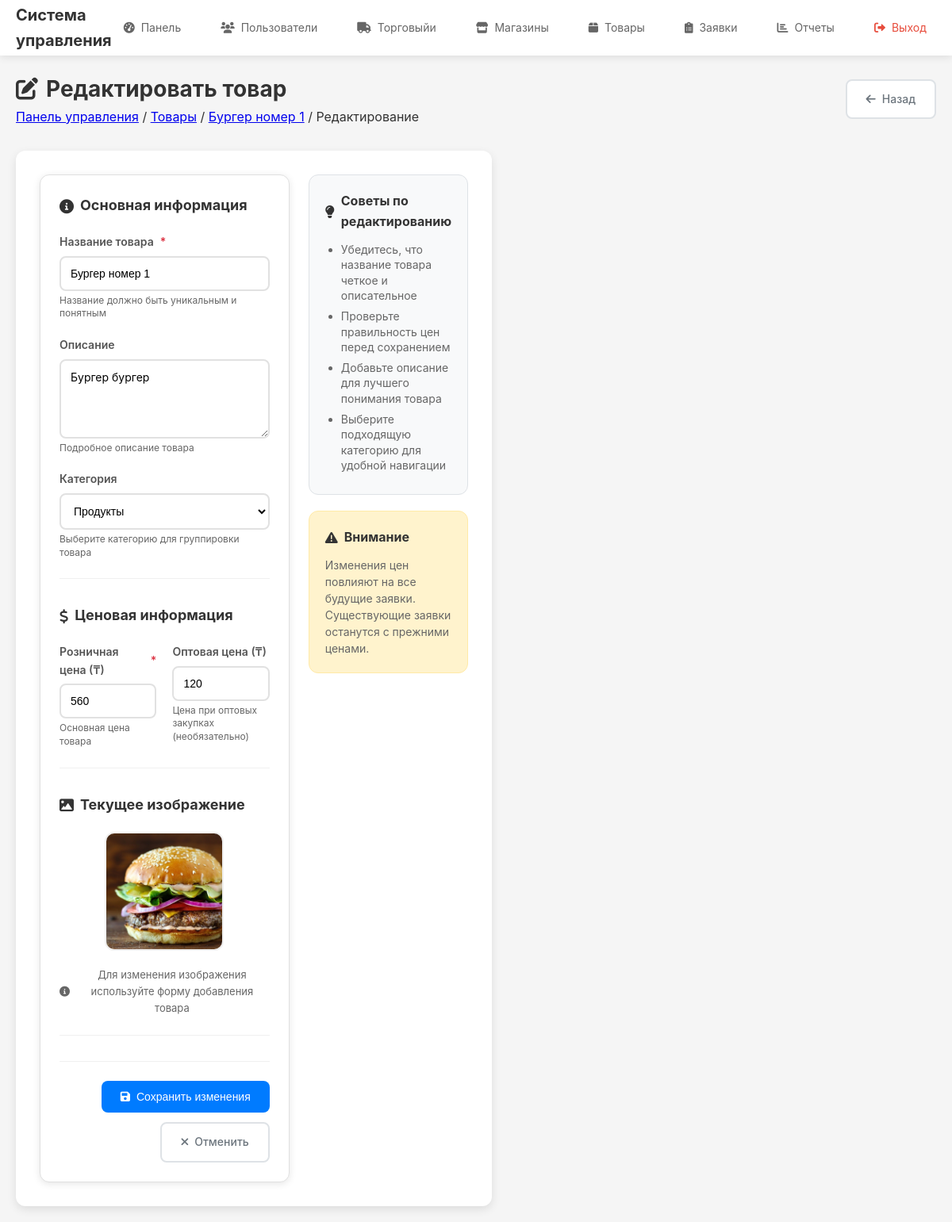
The page /admin/products/3/edit (signed in) on the database its author committed.
### tables this page shows
CREATE TABLE products (
            id INTEGER PRIMARY KEY AUTOINCREMENT,
            category_id INTEGER,
            name TEXT NOT NULL,
            description TEXT,
            price DECIMAL(10,2) NOT NULL,
            wholesale_price DECIMAL(10,2),
            image_url TEXT,
            created_at TIMESTAMP DEFAULT CURRENT_TIMESTAMP,
            updated_at TIMESTAMP DEFAULT CURRENT_TIMESTAMP,
            FOREIGN KEY (category_id) REFERENCES categories (id)
        );

CREATE TABLE categories (
            id INTEGER PRIMARY KEY AUTOINCREMENT,
            name TEXT NOT NULL,
            description TEXT,
            created_at TIMESTAMP DEFAULT CURRENT_TIMESTAMP,
            updated_at TIMESTAMP DEFAULT CURRENT_TIMESTAMP
        );

### app/routes/admin.py (the view, shortened to what this page needs)
@admin_bp.route('/products/<int:product_id>/edit', methods=['GET', 'POST'])
@login_required
@admin_required
def edit_product(product_id):
    product = Product.get_by_id(product_id)
    if not product:
        flash('Товар не найден', 'error')
        return redirect(url_for('admin.products'))
    categories = Category.get_all()
    return render_template('admin/edit_product.html', product=product, categories=categories)

### app/models.py (called while the page is built)
def get_db() -> sqlite3.Connection:
    if 'db' not in g:
        database_path = current_app.config.get('DATABASE', 'app.db')
        g.db = sqlite3.connect(database_path)
        g.db.row_factory = sqlite3.Row
    return g.db

    @staticmethod
    def get_by_id(user_id: int) -> Optional['User']:
        db = get_db()
        user = db.execute(
            'SELECT * FROM users WHERE id = ?', (user_id,)
        ).fetchone()
        if user:
            return User(
                id=user['id'],
                email=user['email'],
                password=user['password'],
                role=user['role'],
                created_at=user['created_at'],
                updated_at=user['updated_at']
            )
        return None

    @staticmethod
    def get_all():
        db = get_db()
        categories = db.execute(
            'SELECT * FROM categories ORDER BY name'
        ).fetchall()
        return [Category(
            id=cat['id'],
            name=cat['name'],
            description=cat['description'],
            created_at=cat['created_at'],
            updated_at=cat['updated_at']
        ) for cat in categories]

    @staticmethod
    def get_by_id(product_id):
        db = get_db()
        product = db.execute(
            '''SELECT p.*, c.name as category_name
               FROM products p
               LEFT JOIN categories c ON p.category_id = c.id
               WHERE p.id = ?''',
            (product_id,)
        ).fetchone()
        return product

### app/routes/admin.py (called while the page is built)
def admin_required(f: Any) -> Any:
    @wraps(f)
    def decorated_function(*args: Any, **kwargs: Any) -> Any:
        if not current_user.is_authenticated or current_user.role != 'admin':
            flash('Доступ запрещен', 'error')
            return redirect(url_for('auth.login'))
        return f(*args, **kwargs)
    return decorated_function

### app/templates/admin/edit_product.html (shortened to what this page needs)
{% extends "base.html" %}
{% block content %}
<div class="content-header">
    <div class="header-left">
        <h1><i class="fas fa-edit"></i> Редактировать товар</h1>
        <nav class="breadcrumb">
            <a href="{{ url_for('admin.dashboard') }}">Панель управления</a>
            <span>/</span>
            <a href="{{ url_for('admin.products') }}">Товары</a>
            <span>/</span>
            <a href="{{ url_for('admin.product_detail', product_id=product.id) }}">{{ product.name }}</a>
            <span>/</span>
            <span>Редактирование</span>
        </nav>
    </div>
    <div class="header-actions">
        <a href="{{ url_for('admin.product_detail', product_id=product.id) }}" class="btn btn-outline">
            <i class="fas fa-arrow-left"></i> Назад
        </a>
    </div>
</div>
<div class="form-container">
    <div class="form-card">
        <form method="POST" class="product-form" id="productForm">
            <div class="form-section">
                <h3><i class="fas fa-info-circle"></i> Основная информация</h3>
                <div class="form-row">
                    <div class="form-group">
                        <label for="name" class="required">Название товара</label>
                        <input type="text" id="name" name="name"
                               value="{{ product.name }}"
                               class="form-input" required maxlength="200">
                        <small class="form-help">Название должно быть уникальным и понятным</small>
                    </div>
                </div>
                <div class="form-row">
                    <div class="form-group">
                        <label for="description">Описание</label>
                        <textarea id="description" name="description"
                                  class="form-textarea" rows="4" maxlength="1000">{{ product.description or '' }}</textarea>
                        <small class="form-help">Подробное описание товара</small>
                    </div>
                </div>
                <div class="form-row">
                    <div class="form-group">
                        <label for="category_id">Категория</label>
                        <select id="category_id" name="category_id" class="form-select">
                            {% for category in categories %}
                            <option value="{{ category.id }}"
                                    {% if category.id == product.category_id %}selected{% endif %}>
                                {{ category.name }}
                            </option>
                            {% endfor %}
                        </select>
                        <small class="form-help">Выберите категорию для группировки товара</small>
                    </div>
                </div>
            </div>
            <div class="form-section">
                <h3><i class="fas fa-dollar-sign"></i> Ценовая информация</h3>
                <div class="form-row two-columns">
                    <div class="form-group">
                        <label for="price" class="required">Розничная цена (₸)</label>
                        <input type="number" id="price" name="price"
                               value="{{ product.price }}"
                               class="form-input" required min="0" step="0.01">
                        <small class="form-help">Основная цена товара</small>
                    </div>
                    <div class="form-group">
                        <label for="wholesale_price">Оптовая цена (₸)</label>
                        <input type="number" id="wholesale_price" name="wholesale_price"
                               value="{{ product.wholesale_price or '' }}"
                               class="form-input" min="0" step="0.01">
                        <small class="form-help">Цена при оптовых закупках (необязательно)</small>
                    </div>
                </div>
            </div>
            {% if product.image_url %}
            <div class="form-section">
                <h3><i class="fas fa-image"></i> Текущее изображение</h3>
                <div class="current-image">
                    <img src="{{ product.image_url }}" alt="{{ product.name }}" class="product-preview">
                    <p class="image-info">
                        <i class="fas fa-info-circle"></i>
                        Для изменения изображения используйте форму добавления товара
                    </p>
                </div>
            </div>
            {% endif %}
            <div class="form-actions">
                <button type="submit" class="btn btn-primary">
                    <i class="fas fa-save"></i> Сохранить изменения
                </button>
                <a href="{{ url_for('admin.product_detail', product_id=product.id) }}" class="btn btn-outline">
                    <i class="fas fa-times"></i> Отменить
                </a>
            </div>
        </form>
    </div>
    <div class="info-sidebar">
        <div class="info-card">
            <h4><i class="fas fa-lightbulb"></i> Советы по редактированию</h4>
            <ul>
                <li>Убедитесь, что название товара четкое и описательное</li>
                <li>Проверьте правильность цен перед сохранением</li>
                <li>Добавьте описание для лучшего понимания товара</li>
                <li>Выберите подходящую категорию для удобной навигации</li>
            </ul>
        </div>
        <div class="info-card warning">
            <h4><i class="fas fa-exclamation-triangle"></i> Внимание</h4>
            <p>Изменения цен повлияют на все будущие заявки. Существующие заявки останутся с прежними ценами.</p>
        </div>
    </div>
</div>
{% endblock %}

### app/static/css/style.css (style rules this page uses)
* { margin: 0; padding: 0; box-sizing: border-box; }
body { font-family: -apple-system, BlinkMacSystemFont, 'Segoe UI', Roboto, sans-serif; line-height: 1.6; color: #333; background-color: #f5f5f5; }
.content-header { display: flex; justify-content: space-between; align-items: center; margin-bottom: 30px; flex-wrap: wrap; gap: 15px; }
.content-header h1 { color: #333; font-size: 28px; display: flex; align-items: center; gap: 10px; }
.btn { display: inline-flex; align-items: center; gap: 8px; padding: 12px 20px; border: none; border-radius: 8px; text-decoration: none; font-size: 14px; font-weight: 500; cursor: pointer; transition: all 0.3s ease; text-align: center; }
.btn-primary { background-color: #667eea; color: white; }
.form-container { background: white; padding: 30px; border-radius: 12px; box-shadow: 0 4px 12px rgba(0, 0, 0, 0.1); max-width: 600px; }
.form-group label { display: block; margin-bottom: 8px; color: #333; font-weight: 500; display: flex; align-items: center; gap: 8px; }
.form-group input, .form-group select, .form-group textarea { width: 100%; padding: 12px; border: 2px solid #e1e1e1; border-radius: 8px; font-size: 14px; transition: border-color 0.3s ease; }
.form-actions { display: flex; gap: 15px; justify-content: flex-end; margin-top: 30px; flex-wrap: wrap; }

### app/templates/admin/edit_product.html (style rules this page uses)
.form-container { display: grid; grid-template-columns: 2fr 1fr; gap: 24px; margin-top: 20px; }
.form-card { background: white; border-radius: 12px; box-shadow: 0 2px 10px rgba(0,0,0,0.1); border: 1px solid #e0e0e0; overflow: hidden; }
.product-form { padding: 24px; }
.form-section { margin-bottom: 32px; padding-bottom: 24px; border-bottom: 1px solid #f0f0f0; }
.form-section h3 { margin: 0 0 20px 0; color: #333; font-size: 18px; display: flex; align-items: center; gap: 8px; }
.form-row { display: flex; gap: 20px; margin-bottom: 20px; }
.form-row.two-columns .form-group { flex: 1; }
.form-row:last-child { margin-bottom: 0; }
.form-group { flex: 1; display: flex; flex-direction: column; }
.form-group label { font-weight: 600; color: #555; margin-bottom: 6px; font-size: 14px; }
.form-group label.required::after { content: " *"; color: #dc3545; }
.form-input, .form-textarea, .form-select { padding: 12px 16px; border: 2px solid #e0e0e0; border-radius: 8px; font-size: 14px; transition: all 0.3s ease; background: white; }
.form-textarea { resize: vertical; min-height: 100px; font-family: inherit; }
.form-help { color: #666; font-size: 12px; margin-top: 4px; line-height: 1.4; }
.current-image { text-align: center; }
.product-preview { width: 150px; height: 150px; object-fit: cover; border-radius: 12px; border: 2px solid #f0f0f0; margin-bottom: 12px; }
.image-info { color: #666; font-size: 13px; margin: 0; display: flex; align-items: center; justify-content: center; gap: 6px; }
.form-actions { display: flex; gap: 12px; padding-top: 24px; margin-top: 24px; border-top: 1px solid #f0f0f0; }
.info-sidebar { display: flex; flex-direction: column; gap: 20px; }
.info-card { background: #f8f9fa; border: 1px solid #dee2e6; border-radius: 12px; padding: 20px; }
.info-card.warning { background: #fff3cd; border-color: #ffeaa7; }
.info-card h4 { margin: 0 0 12px 0; color: #333; font-size: 16px; display: flex; align-items: center; gap: 8px; }
.info-card ul { margin: 0; padding-left: 20px; }
.info-card li { margin-bottom: 6px; font-size: 14px; color: #666; line-height: 1.4; }
.info-card p { margin: 0; font-size: 14px; color: #666; line-height: 1.5; }
.btn { padding: 12px 24px; border: none; border-radius: 8px; font-size: 14px; font-weight: 500; cursor: pointer; text-decoration: none; display: inline-flex; align-items: center; justify-content: center; gap: 8px; transition: all 0.3s ease; }
.btn-primary { background: #007bff; color: white; }
.btn-outline { background: white; color: #6c757d; border: 2px solid #dee2e6; }

### rows shown on the page
products: name "Бургер номер 1", description "Бургер бургер", category_id "Продукты", price "560", wholesale_price "120", image_url (picture)
